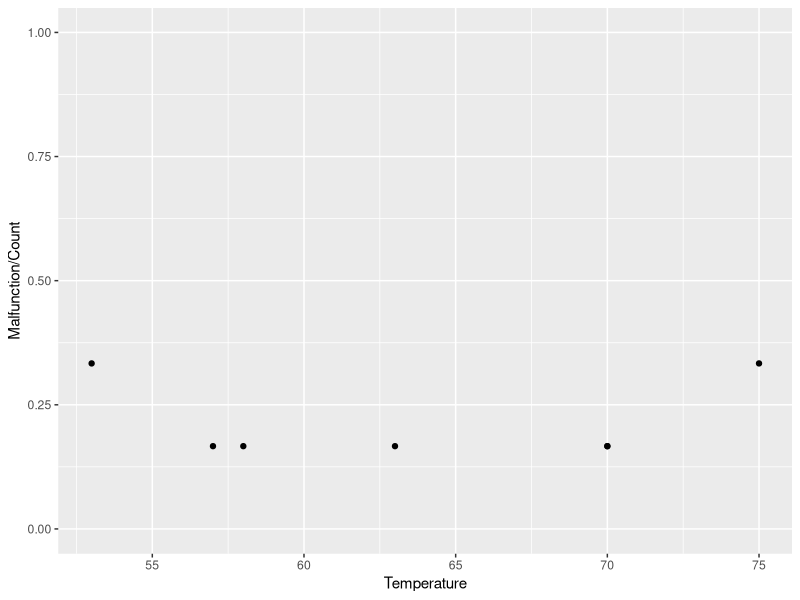

Reproduce this figure in R.
## ---- chunk 1
library(tidyverse)
## ---- chunk 2
data <- read.csv("shuttle.csv",header=T)
summary(data)

## ---- chunk 3
problematic_flights <- data %>% filter(Malfunction>0)
problematic_flights

## ---- chunk 4
ggplot(problematic_flights, aes(x=Temperature, y=Malfunction/Count)
       ) +
  geom_point()+
  coord_cartesian(ylim=c(0,1))
## ---- chunk 5
regression = glm(data=problematic_flights, Malfunction/Count ~ Temperature, weights=Count, 
                   family=binomial(link='logit'))
summary(regression)
